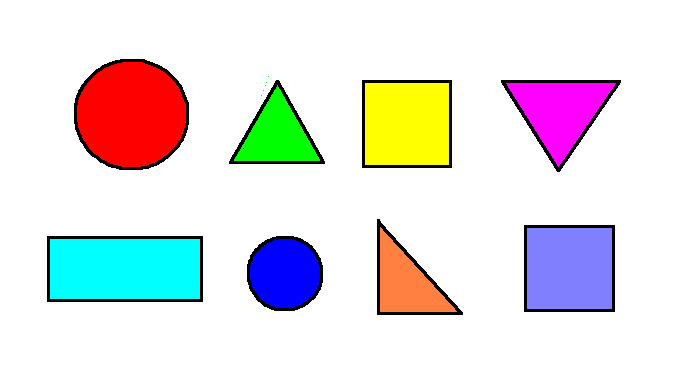
#> input picture shapes.png, 683 x 384 px
$ jupyter execute 8.contours_shape_detection.ipynb
#> lines starting #> are read from the running program, lines starting #| are printed output that depends on the picture; after the words box and inside, x2 and y2 are one past the last pixel; in counts of white or black regions, pixels touching at a corner belong together
### Imports

[cell 1]
import cv2
import numpy as np

### Functions

[cell 2]
# Function to stack images
def stackImages(scale,imgArray):
    rows = len(imgArray)
    cols = len(imgArray[0])
    rowsAvailable = isinstance(imgArray[0], list)
    width = imgArray[0][0].shape[1]
    height = imgArray[0][0].shape[0]
    if rowsAvailable:
        for x in range ( 0, rows):
            for y in range(0, cols):
                if imgArray[x][y].shape[:2] == imgArray[0][0].shape [:2]:
                    imgArray[x][y] = cv2.resize(imgArray[x][y], (0, 0), None, scale, scale)
                else:
                    imgArray[x][y] = cv2.resize(imgArray[x][y], (imgArray[0][0].shape[1], imgArray[0][0].shape[0]), None, scale, scale)
                if len(imgArray[x][y].shape) == 2: imgArray[x][y]= cv2.cvtColor( imgArray[x][y], cv2.COLOR_GRAY2BGR)
        imageBlank = np.zeros((height, width, 3), np.uint8)
        hor = [imageBlank]*rows
        hor_con = [imageBlank]*rows
        for x in range(0, rows):
            hor[x] = np.hstack(imgArray[x])
        ver = np.vstack(hor)
    else:
        for x in range(0, rows):
            if imgArray[x].shape[:2] == imgArray[0].shape[:2]:
                imgArray[x] = cv2.resize(imgArray[x], (0, 0), None, scale, scale)
            else:
                imgArray[x] = cv2.resize(imgArray[x], (imgArray[0].shape[1], imgArray[0].shape[0]), None,scale, scale)
            if len(imgArray[x].shape) == 2: imgArray[x] = cv2.cvtColor(imgArray[x], cv2.COLOR_GRAY2BGR)
        hor= np.hstack(imgArray)
        ver = hor
    return ver

[cell 3]
# Define shape edges and type (only including triangles, squares, rectangles, and circles)
def getContours(img):
    contours,hierarchy = cv2.findContours(img,cv2.RETR_EXTERNAL,cv2.CHAIN_APPROX_NONE)
    for cnt in contours:
        area = cv2.contourArea(cnt)
        print(area)
        if area>500:
            cv2.drawContours(imgContour, cnt, -1, (255, 0, 0), 3)
            peri = cv2.arcLength(cnt,True)
            #print(peri)
            approx = cv2.approxPolyDP(cnt,0.02*peri,True)
            print(len(approx))
            objCor = len(approx)
            x, y, w, h = cv2.boundingRect(approx)

            # Define shape names by number of corners
            if objCor ==3: objectType ="Triangle"
            elif objCor == 4:
                aspRatio = w/float(h)
                # Decreased aspect ratio to identify rectangles correctly
                if aspRatio >0.95 and aspRatio <1.05: objectType= "Square"
                else:objectType="Rectangle"
            elif objCor>4: objectType= "Circle"
            else:objectType="None"

            cv2.rectangle(imgContour,(x,y),(x+w,y+h),(0,255,0),2)
            cv2.putText(imgContour,objectType,
                        ((x+5),y+(h//2)),cv2.FONT_HERSHEY_COMPLEX,0.7,
                        (0,0,0),2)

### Variables

[cell 4]
path = 'shapes.png'
img = cv2.imread(path)
#> img is the input picture: shape (384, 683, 3); mean B, G, R 225.7, 224.8, 227.8
imgContour = img.copy()
imgGray = cv2.cvtColor(img,cv2.COLOR_BGR2GRAY)
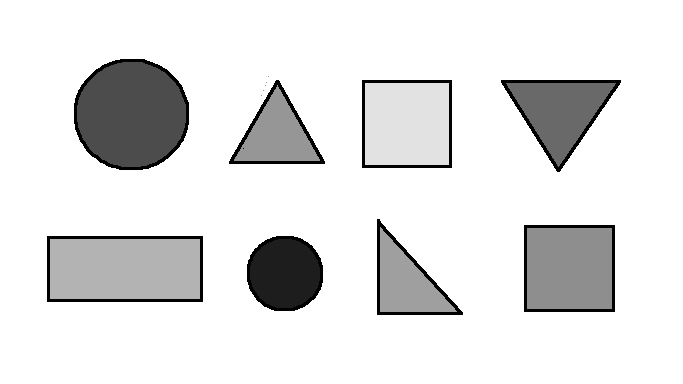
#> imgGray: shape (384, 683); min 0, max 255, mean 225.8
imgBlur = cv2.GaussianBlur(imgGray,(7,7),1)
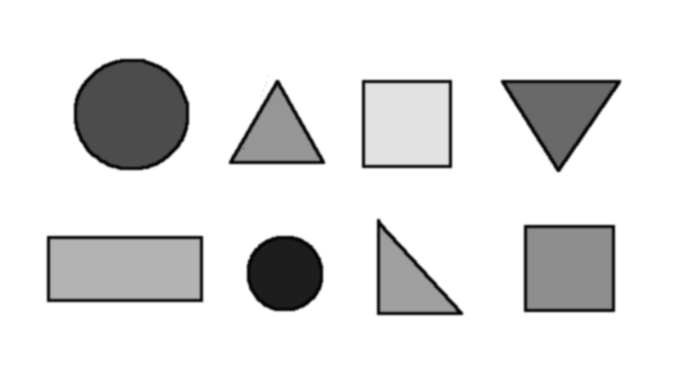
#> imgBlur: shape (384, 683); min 2, max 255, mean 225.8
imgCanny = cv2.Canny(imgBlur,50,50)
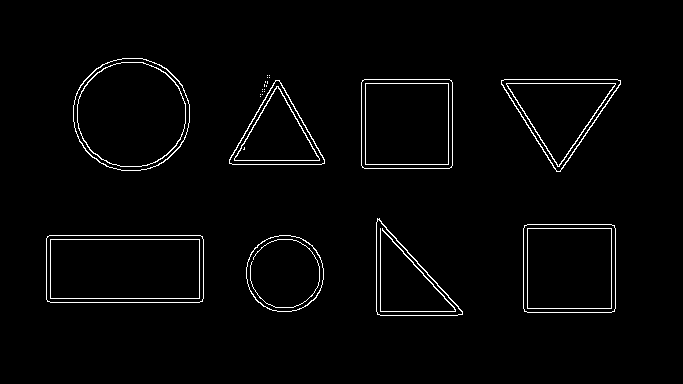
#> imgCanny: shape (384, 683); 2.2% white in thin lines or dots, all inside (x1, y1, x2, y2) = (46, 58, 621, 316)

[cell 5]
# Print areas and number of corners
getContours(imgCanny)
#> in getContours, `contours,hierarchy = cv2.findContours(img,cv2.RETR_EXTERNAL,cv2.CHAIN_..`: contours = 23 contours, 15 with area under 20; largest, box (x1, y1, x2, y2) and area: (46, 235, 204, 303) 10499, (73, 58, 190, 171) 10370, (361, 79, 453, 169) 8083, (523, 224, 616, 313) 8072, (501, 79, 621, 172) 5912, (246, 235, 324, 312) 4682, (376, 218, 463, 316) 4398, (229, 80, 325, 165) 4368
#> the loop in getContours, `for cnt in contours:` made 23 passes
#> (area, peri, approx, objCor, x, y, w, h) on passes 2, 3, 18: (10499, 443.3, [[46, 238], [47, 301], [202, 301], [200, 235]], 4, 46, 235, 157, 67), (8072, 355.3, [[524, 225], [524, 311], [614, 311], [614, 225]], 4, 524, 225, 91, 87), (8083, 355.3, [[362, 80], [362, 167], [451, 167], [451, 80]], 4, 362, 80, 90, 88)
#> (area, peri, approx, objCor, x, y, w, h) on passes 4, 16, 17: (4398.5, 315.9, [[377, 218], [377, 314], [462, 314]], 3, 377, 218, 86, 97), (4367.5, 303.5, [[275, 80], [229, 163], [324, 163]], 3, 229, 80, 96, 84), (5911.5, 353.5, [[501, 80], [556, 171], [620, 84]], 3, 501, 80, 120, 92)
#| 4681.5
#| 8
#| 10499.0
#| 4
#| 8072.0
#| 4
#| 4398.5
#| 3
#| 0.0
#| 0.0
#> (further printed lines are left out)
#> after the loop in getContours, `for cnt in contours:`:
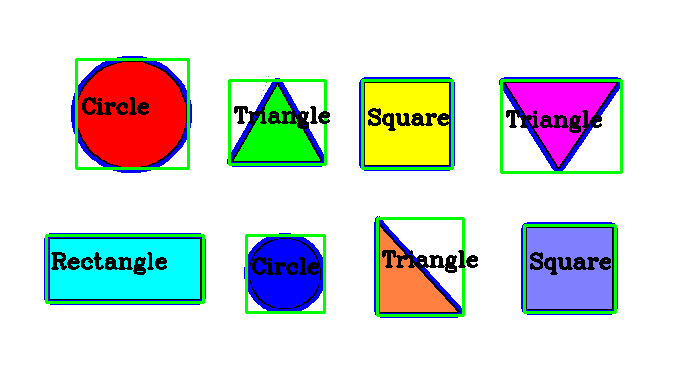
#> imgContour: shape (384, 683, 3); 8.4% of pixels changed, all inside (x1, y1, x2, y2) = (44, 56, 623, 318)

[cell 6]
imgBlank = np.zeros_like(img)
imgStack = stackImages(0.8,([img,imgGray,imgBlur],
                            [imgCanny,imgContour,imgBlank]))
#> after the loop in stackImages, `for x in range(0, rows):`: hor = 2 items
#> in stackImages, `ver = np.vstack(hor)`:
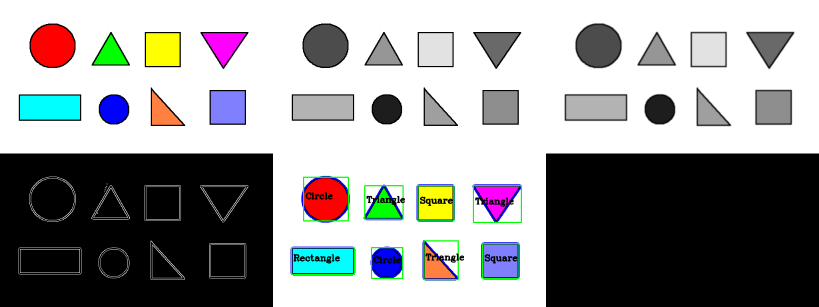
#> ver: shape (614, 1638, 3) (shown at 1/2 size); mean of channels 0, 1, 2 150.1, 150.3, 149.8; drawn as B, G, R

### Display

[cell 7]
cv2.imshow("Stack", imgStack)

[cell 8]
cv2.waitKey(0)
#> Out = 27
